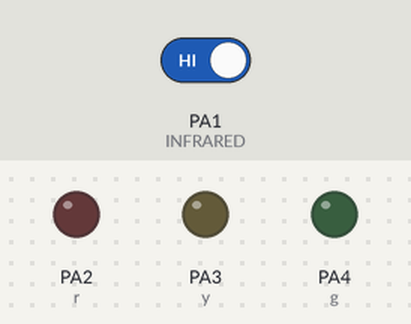
Simulated run of this sketch. Board: STM32 Blue Pill. Parts: output pins drawn as LEDs (lit = HIGH). The inputs (shaded band) are chosen by the test bench; at power-on: PA1 (INFRARED) HIGH. What the sketch prints to the serial monitor is not drawn.

Above: at 1.2 s.
1.3 s: PA1 (INFRARED) driven LOW
At 1.6 s:
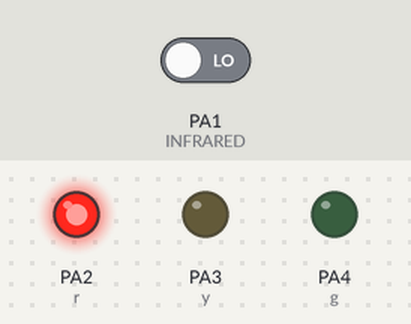
2.8 s: PA1 (INFRARED) driven HIGH
At 3.9 s:
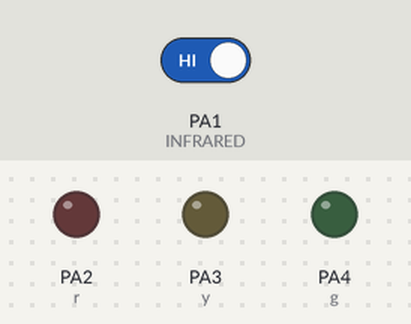
Timing chart, 0 to 5.8 s (numbered marks = the images above; inputs shaded):
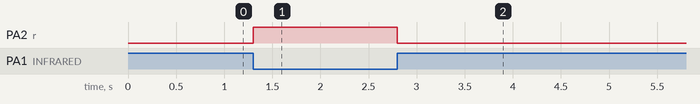

The sketch:

STM_32_INFRARED.ino
```cpp
//INISIALISASI INPUT
  int INFRARED =PA1;

//INISIALISASI OUTPUT
  int r =PA2;
  int y =PA3;
  int g =PA4;

void setup() {
Serial.begin (9600);
//SETUP INPUT
  pinMode (INFRARED, INPUT);

//SETUP OUTPUT
  pinMode (r, OUTPUT);
  pinMode (y, OUTPUT);
  pinMode (g, OUTPUT);

}

void loop() {
//BACA DATA
  int bacaINFRARED = digitalRead(INFRARED);

//SERIAL PRINT
  Serial.print ("KONDISI INFRARED:  ");
  Serial.print (bacaINFRARED);
  Serial.println();

//LOGIKA
  if(bacaINFRARED==0){
   Serial.print("LED ON");
   digitalWrite(r,HIGH);
  }
  else{
    Serial.print("LED OFF");
    digitalWrite(r,LOW);
  }
}
```

Measured:
- after the input at 1.3 s, PA2 (r): LOW → HIGH at once
- after the input at 2.8 s, PA2 (r): HIGH → LOW at once
